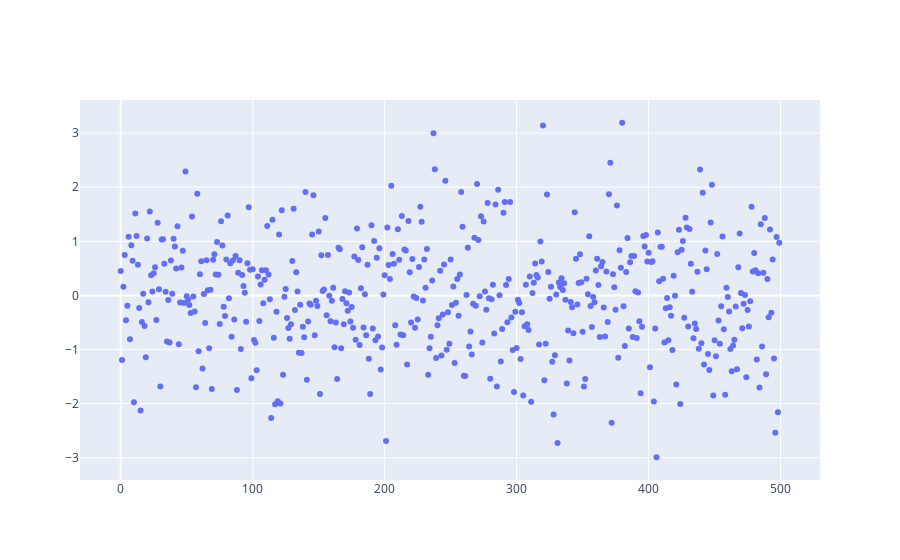

Notebook code cell kept with this figure:
### Markdown cell above
Так и сразу с точками:

### Code cell
fig = go.Figure(data=go.Scatter(
    y = np.random.randn(500),
    mode='markers',  
    )
)
fig.show()

### Figure 1 — Plotly figure (JSON) as saved in the notebook; plotly's stock layout.template omitted (floating-point values rounded to 4 significant figures; data arrays with more than 128 entries replaced by an {"elided": "..."} marker saying what was removed)
{"data": [{"mode": "markers", "type": "scatter", "y": {"elided": "500 float values"}}], "layout": {}}
